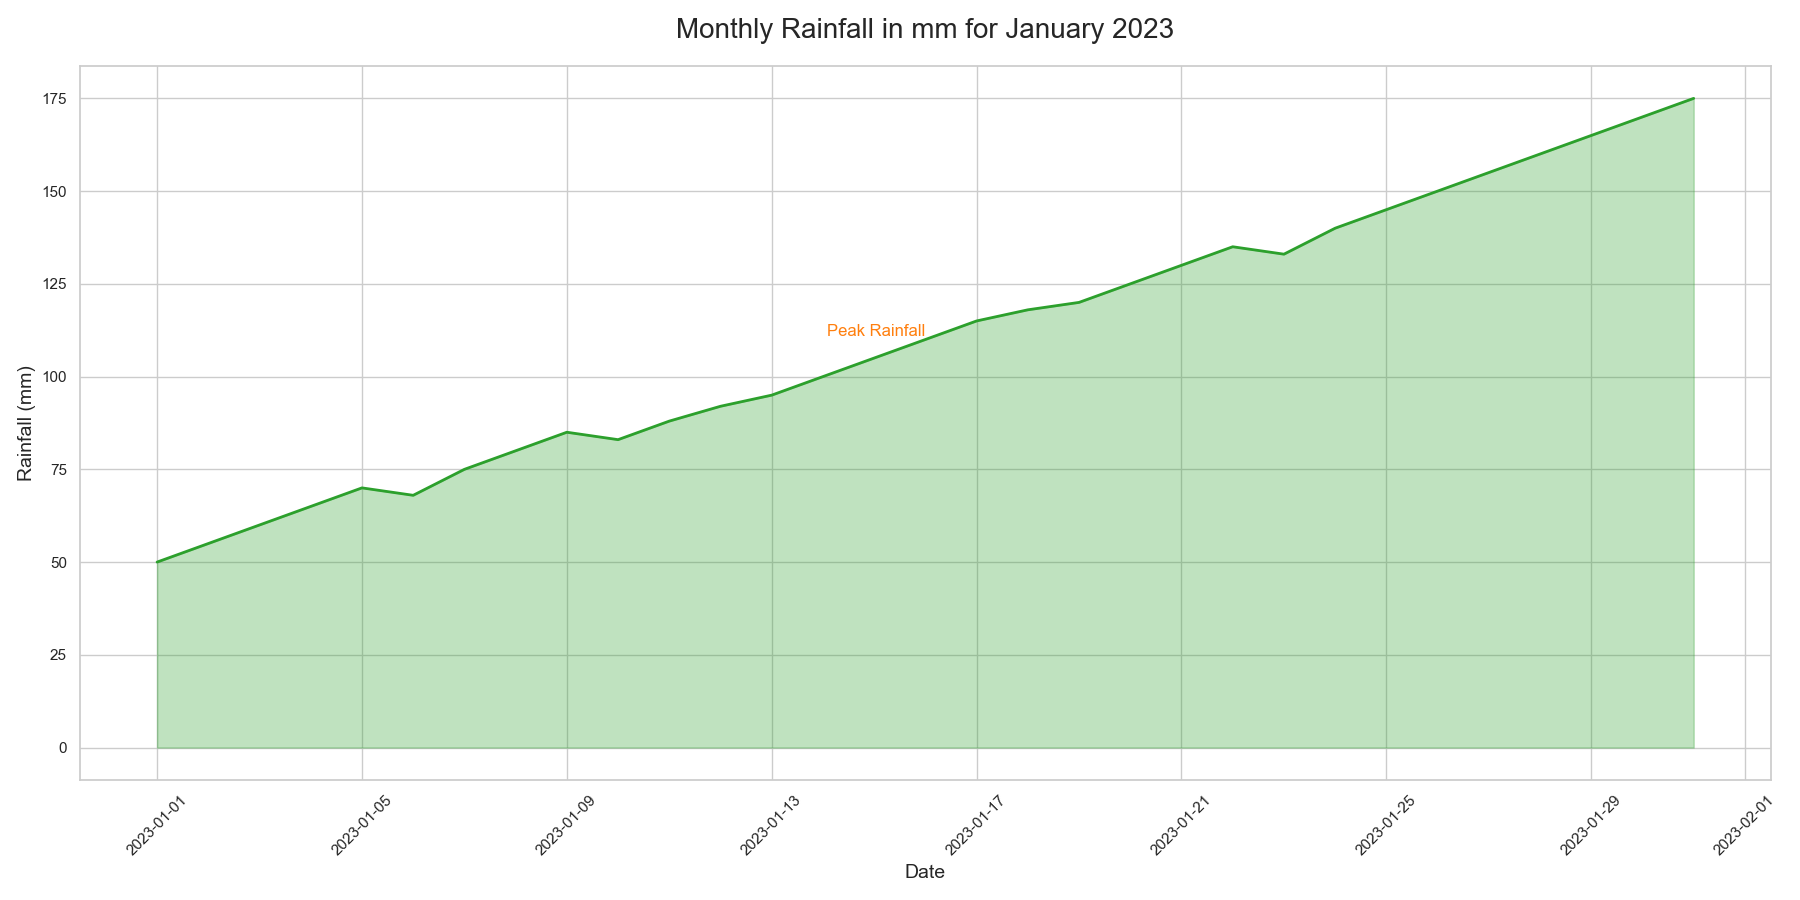

This chart was generated by the following Python code:

import pandas as pd
import seaborn as sns
import matplotlib.pyplot as plt

data = {
    'Date': pd.date_range(start='2023-01-01', periods=31, freq='D'),
    'Rainfall': [50, 55, 60, 65, 70, 68, 75, 80, 85, 83, 
                 88, 92, 95, 100, 105, 110, 115, 118, 120, 125, 
                 130, 135, 133, 140, 145, 150, 155, 160, 165, 170, 175]
}

df = pd.DataFrame(data)

plt.figure(figsize=(18, 9))
sns.lineplot(data=df, x='Date', y='Rainfall', color='#2ca02c', lw=2)
plt.fill_between(df['Date'], 0, df['Rainfall'], color='#2ca02c', alpha=0.3)

plt.title('Monthly Rainfall in mm for January 2023', fontsize=20, pad=20)
plt.xlabel('Date', fontsize=14)
plt.ylabel('Rainfall (mm)', fontsize=14)

plt.text(x=df['Date'][15], y=df['Rainfall'][15], s="Peak Rainfall", color='#ff7f0e', va='bottom', ha='right')

plt.xticks(rotation=45)
plt.tight_layout()
plt.show()
